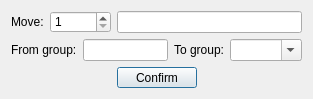
<?xml version="1.0" encoding="UTF-8"?>
<ui version="4.0">
 <class>Dialog</class>
 <widget class="QDialog" name="Dialog">
  <property name="geometry">
   <rect>
    <x>0</x>
    <y>0</y>
    <width>313</width>
    <height>99</height>
   </rect>
  </property>
  <property name="minimumSize">
   <size>
    <width>227</width>
    <height>99</height>
   </size>
  </property>
  <property name="maximumSize">
   <size>
    <width>500</width>
    <height>99</height>
   </size>
  </property>
  <property name="windowTitle">
   <string>Move</string>
  </property>
  <property name="windowIcon">
   <iconset resource="res.qrc">
    <normaloff>:/icons/resources/swap-512.png</normaloff>:/icons/resources/swap-512.png</iconset>
  </property>
  <layout class="QVBoxLayout" name="verticalLayout">
   <item>
    <layout class="QHBoxLayout" name="horizontalLayout_2">
     <property name="rightMargin">
      <number>0</number>
     </property>
     <item>
      <widget class="QLabel" name="label">
       <property name="text">
        <string>Move:</string>
       </property>
      </widget>
     </item>
     <item>
      <widget class="QSpinBox" name="spnboxQuantity">
       <property name="minimum">
        <number>1</number>
       </property>
       <property name="maximum">
        <number>99999</number>
       </property>
      </widget>
     </item>
     <item>
      <widget class="QLineEdit" name="leditCode">
       <property name="readOnly">
        <bool>true</bool>
       </property>
      </widget>
     </item>
    </layout>
   </item>
   <item>
    <layout class="QHBoxLayout" name="horizontalLayout">
     <item>
      <widget class="QLabel" name="label_3">
       <property name="text">
        <string>From group:</string>
       </property>
      </widget>
     </item>
     <item>
      <widget class="QLineEdit" name="leditFromGroup">
       <property name="sizePolicy">
        <sizepolicy hsizetype="Fixed" vsizetype="Fixed">
         <horstretch>0</horstretch>
         <verstretch>0</verstretch>
        </sizepolicy>
       </property>
       <property name="readOnly">
        <bool>true</bool>
       </property>
      </widget>
     </item>
     <item>
      <widget class="QLabel" name="label_4">
       <property name="text">
        <string>To group:</string>
       </property>
      </widget>
     </item>
     <item>
      <widget class="QComboBox" name="cmboxToGroup">
       <property name="editable">
        <bool>true</bool>
       </property>
      </widget>
     </item>
    </layout>
   </item>
   <item>
    <layout class="QHBoxLayout" name="horizontalLayout_3">
     <property name="topMargin">
      <number>0</number>
     </property>
     <item>
      <spacer name="horizontalSpacer_2">
       <property name="orientation">
        <enum>Qt::Horizontal</enum>
       </property>
       <property name="sizeHint" stdset="0">
        <size>
         <width>40</width>
         <height>20</height>
        </size>
       </property>
      </spacer>
     </item>
     <item>
      <widget class="QPushButton" name="btnConfirm">
       <property name="text">
        <string>Confirm</string>
       </property>
      </widget>
     </item>
     <item>
      <spacer name="horizontalSpacer">
       <property name="orientation">
        <enum>Qt::Horizontal</enum>
       </property>
       <property name="sizeHint" stdset="0">
        <size>
         <width>40</width>
         <height>20</height>
        </size>
       </property>
      </spacer>
     </item>
    </layout>
   </item>
  </layout>
 </widget>
 <resources>
  <include location="res.qrc"/>
 </resources>
 <connections/>
</ui>
